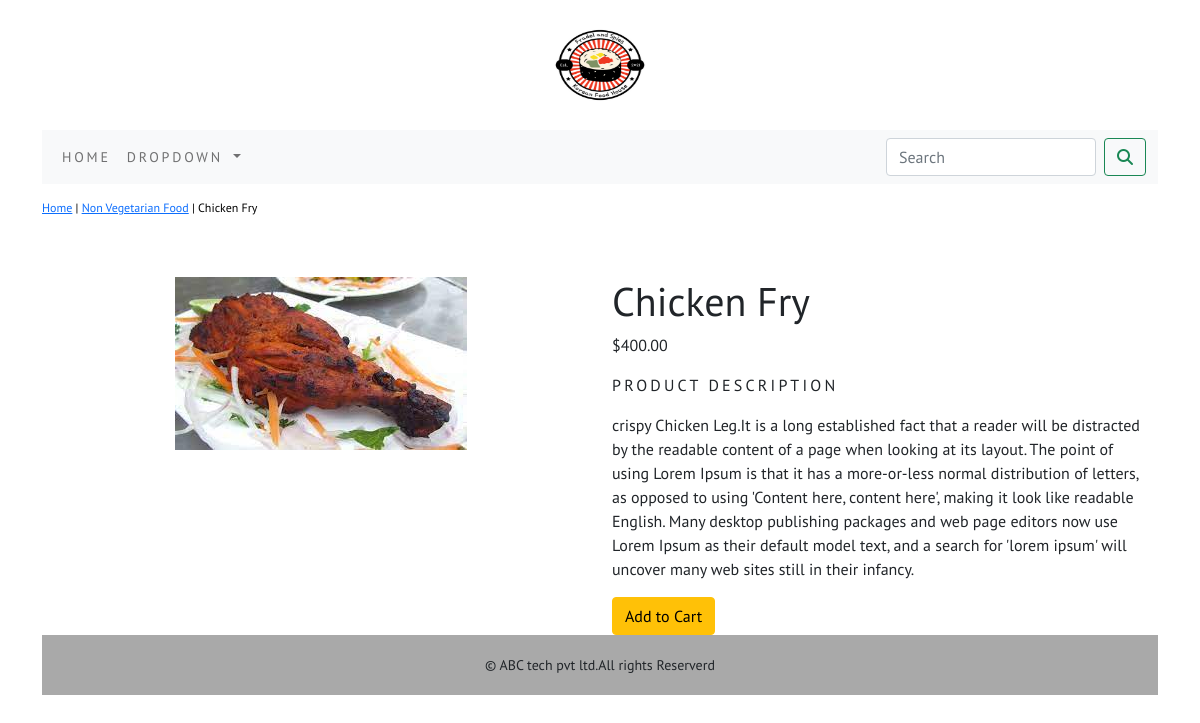
Screenshot of /shop/non-Vegetarian-Food/chicken-fry/ with the database file from the repository.
### shop/models.py (models this page shows, shortened)
class Product(models.Model):
    name=models.CharField(max_length=250,unique=True)
    slug=models.SlugField(max_length=250,unique=True)
    description=models.TextField(blank=True)
    price=models.DecimalField(max_digits=10,decimal_places=2)
    category=models.ForeignKey(Category,on_delete=models.CASCADE)
    image=models.ImageField(upload_to='product',blank=True)
    stock=models.IntegerField()
    available=models.BooleanField(default=True)
    created=models.DateTimeField(auto_now_add=True)
    updated=models.DateTimeField(auto_now=True)
    class Meta:
        ordering=('name',)
        verbose_name='product'
        verbose_name_plural='products'

class Category(models.Model):
    name=models.CharField(max_length=250,unique=True)
    slug=models.SlugField(max_length=250,unique=True)
    description=models.TextField(blank=True)
    image=models.ImageField(upload_to='category',blank=True)
    class Meta:
        ordering=('name',)
        verbose_name='category'
        verbose_name_plural='categories'
    def get_url(self):
        return reverse('shop:products_by_category',args=[self.slug])
    def __str__(self):
        return '{}'.format(self.name)

### shop/views.py (the view)
# urls.py: path('<slug:c_slug>/<slug:product_slug>/',views.proDetail,name='prodCatdetail'),
def proDetail(request,c_slug,product_slug):
    try:
        product=Product.objects.get(category__slug=c_slug,slug=product_slug)
    except Exception as e:
        raise e
    return render(request,'product.html',{'product':product})

### cart/context_processors.py (called while the page is built)
def counter(request):
    item_count=0
    if 'admin' in request.path:
        return  {}
    else:
        try:
            cart=Cart.objects.filter(cart_id=cart_id(request))
            cart_items=CartItem.objects.all().filter(cart=cart[:1])
            for cart_item in cart_items:
                item_count += cart_item.quantity
        except Cart.DoesNotExist:
            item_count = 0
    return dict(item_count=item_count)

### cart/views.py (called while the page is built)
def cart_id(request):
    cart=request.session.session_key
    if not cart:
        cart=request.session.create()
    return cart

### shop/context_processors.py (called while the page is built)
def menu_links(request):
    links=Category.objects.all()
    return dict(links=links)

### templates/product.html (shortened to what this page needs)
{% extends 'base.html' %}
{% load static %}
{% block content %}
<div class="row my_prod_row_class">
    <div class="mx_auto" >
        <p><a href="{% url 'shop:allProdCat' %}">Home</a> | <a href="{{product.category.get_url}}">{{product.category}}</a> | {{product.name}} </p>
    </div>
</div>
<br>
<div class="container">
    <div class="row">
        <div class="col-12 col-sm-12 col-md-12 col-lg-6 text-center">
            <div style="min-width:18rem">
            <img src="{{product.image.url}}" alt="{{product.name}}">
        </div>
    </div>
        <div class="col-12 col-sm-12 col-md-12 col-lg-6">
            <div>
            <h1 class="my_prod_title">{{product.name}}</h1>
            <p>${{product.price}}</p>
            <p class="my_title">Product Description</p>
            <p class="text-justify my_prod_text">{{product.description}}</p>
            {% if product.stock <= 0 %}
            <p class="text-justify my_prod_text"><b>Out Of Stock</b></p>
            {% else %}
            <a class="btn btn-warning" href="{% url 'cart:add_cart' product.id %}">Add to Cart</a>
            {% endif %}
        </div>
    </div>
</div>
</div>
{% endblock %}

### static/css/custom.css (style rules this page uses)
body { font-family: 'PT Sans', sans-serif; }
.my_title { font-size:16px; text-transform:uppercase; letter-spacing:.2em; }
.my_prod_row_class { padding-top:15px; padding-bottom:20px; }
.my_prod_row_class .mx_auto { color:#000;font-size:12px; text-decoration:none; }

### rows the page displays
Product: category "Non Vegetarian Food", name "Chicken Fry", image (picture), price "400.00", description "crispy Chicken Leg.It is a long established fact that a reader will be distracted by the readable content of a page when looking at its layout. The point of using Lorem Ipsum is that it has a more-or-less normal distribution of letters, as opposed to using 'Content here, content here', making it look like readable English. Many desktop publishing packages and web page editors now use Lorem Ipsum as their default model text, and a search for 'lorem ipsum' will uncover many web sites still in their infancy."
